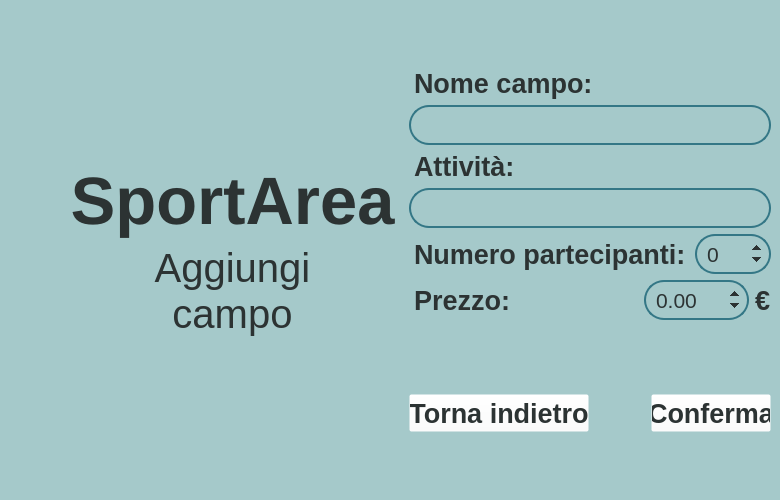
<?xml version="1.0" encoding="UTF-8"?>
<ui version="4.0">
 <class>MainWindow</class>
 <widget class="QMainWindow" name="MainWindow">
  <property name="geometry">
   <rect>
    <x>0</x>
    <y>0</y>
    <width>780</width>
    <height>500</height>
   </rect>
  </property>
  <property name="minimumSize">
   <size>
    <width>780</width>
    <height>500</height>
   </size>
  </property>
  <property name="windowTitle">
   <string>MainWindow</string>
  </property>
  <widget class="QWidget" name="centralwidget">
   <property name="minimumSize">
    <size>
     <width>780</width>
     <height>500</height>
    </size>
   </property>
   <layout class="QGridLayout" name="gridLayout">
    <property name="leftMargin">
     <number>0</number>
    </property>
    <property name="topMargin">
     <number>0</number>
    </property>
    <property name="rightMargin">
     <number>0</number>
    </property>
    <property name="bottomMargin">
     <number>0</number>
    </property>
    <item row="0" column="0">
     <widget class="QWidget" name="widget" native="true">
      <property name="minimumSize">
       <size>
        <width>780</width>
        <height>500</height>
       </size>
      </property>
      <property name="styleSheet">
       <string notr="true">background-color: rgb(165, 201, 202);</string>
      </property>
      <layout class="QHBoxLayout" name="horizontalLayout_7">
       <property name="leftMargin">
        <number>0</number>
       </property>
       <property name="topMargin">
        <number>0</number>
       </property>
       <property name="rightMargin">
        <number>0</number>
       </property>
       <property name="bottomMargin">
        <number>0</number>
       </property>
       <item>
        <spacer name="horizontalSpacer_13">
         <property name="orientation">
          <enum>Qt::Horizontal</enum>
         </property>
         <property name="sizeType">
          <enum>QSizePolicy::MinimumExpanding</enum>
         </property>
         <property name="sizeHint" stdset="0">
          <size>
           <width>70</width>
           <height>20</height>
          </size>
         </property>
        </spacer>
       </item>
       <item>
        <layout class="QVBoxLayout" name="verticalLayout_4">
         <item>
          <spacer name="verticalSpacer_3">
           <property name="orientation">
            <enum>Qt::Vertical</enum>
           </property>
           <property name="sizeHint" stdset="0">
            <size>
             <width>20</width>
             <height>40</height>
            </size>
           </property>
          </spacer>
         </item>
         <item>
          <layout class="QVBoxLayout" name="verticalLayout">
           <item>
            <widget class="QLabel" name="label_3">
             <property name="font">
              <font>
               <family>Arial</family>
               <pointsize>50</pointsize>
               <weight>75</weight>
               <bold>true</bold>
              </font>
             </property>
             <property name="styleSheet">
              <string notr="true">
color:rgb(44, 51, 51);</string>
             </property>
             <property name="text">
              <string>SportArea</string>
             </property>
             <property name="alignment">
              <set>Qt::AlignBottom|Qt::AlignHCenter</set>
             </property>
            </widget>
           </item>
           <item>
            <widget class="QLabel" name="label_4">
             <property name="font">
              <font>
               <family>Arial</family>
               <pointsize>30</pointsize>
              </font>
             </property>
             <property name="styleSheet">
              <string notr="true">
color:rgb(44, 51, 51);</string>
             </property>
             <property name="text">
              <string>Aggiungi 
campo</string>
             </property>
             <property name="alignment">
              <set>Qt::AlignHCenter|Qt::AlignTop</set>
             </property>
            </widget>
           </item>
          </layout>
         </item>
         <item>
          <spacer name="verticalSpacer_4">
           <property name="orientation">
            <enum>Qt::Vertical</enum>
           </property>
           <property name="sizeHint" stdset="0">
            <size>
             <width>20</width>
             <height>40</height>
            </size>
           </property>
          </spacer>
         </item>
        </layout>
       </item>
       <item>
        <spacer name="horizontalSpacer_12">
         <property name="orientation">
          <enum>Qt::Horizontal</enum>
         </property>
         <property name="sizeHint" stdset="0">
          <size>
           <width>44</width>
           <height>20</height>
          </size>
         </property>
        </spacer>
       </item>
       <item>
        <widget class="QWidget" name="widget_4" native="true">
         <layout class="QVBoxLayout" name="verticalLayout_3">
          <property name="leftMargin">
           <number>0</number>
          </property>
          <property name="topMargin">
           <number>0</number>
          </property>
          <property name="rightMargin">
           <number>0</number>
          </property>
          <property name="bottomMargin">
           <number>0</number>
          </property>
          <item>
           <spacer name="verticalSpacer_2">
            <property name="orientation">
             <enum>Qt::Vertical</enum>
            </property>
            <property name="sizeHint" stdset="0">
             <size>
              <width>20</width>
              <height>55</height>
             </size>
            </property>
           </spacer>
          </item>
          <item>
           <layout class="QHBoxLayout" name="horizontalLayout">
            <item>
             <spacer name="horizontalSpacer_6">
              <property name="orientation">
               <enum>Qt::Horizontal</enum>
              </property>
              <property name="sizeType">
               <enum>QSizePolicy::Fixed</enum>
              </property>
              <property name="sizeHint" stdset="0">
               <size>
                <width>5</width>
                <height>20</height>
               </size>
              </property>
             </spacer>
            </item>
            <item>
             <widget class="QLabel" name="label_17">
              <property name="font">
               <font>
                <family>Arial</family>
                <pointsize>20</pointsize>
                <weight>75</weight>
                <bold>true</bold>
               </font>
              </property>
              <property name="styleSheet">
               <string notr="true">

color:rgb(44, 51, 51);</string>
              </property>
              <property name="text">
               <string>Nome campo:</string>
              </property>
             </widget>
            </item>
            <item>
             <spacer name="horizontalSpacer_5">
              <property name="orientation">
               <enum>Qt::Horizontal</enum>
              </property>
              <property name="sizeHint" stdset="0">
               <size>
                <width>40</width>
                <height>20</height>
               </size>
              </property>
             </spacer>
            </item>
           </layout>
          </item>
          <item>
           <widget class="QLineEdit" name="lineEdit_nomeCampo">
            <property name="font">
             <font>
              <family>Arial</family>
              <pointsize>16</pointsize>
             </font>
            </property>
            <property name="styleSheet">
             <string notr="true">background-color: rgba(255, 255, 255, 0);
color: rgb(44, 51, 51);
border: 2px solid rgb(52, 119, 134);;
border-radius: 20px;
padding:8px;
height:20px;</string>
            </property>
           </widget>
          </item>
          <item>
           <layout class="QHBoxLayout" name="horizontalLayout_2">
            <item>
             <spacer name="horizontalSpacer_7">
              <property name="orientation">
               <enum>Qt::Horizontal</enum>
              </property>
              <property name="sizeType">
               <enum>QSizePolicy::Fixed</enum>
              </property>
              <property name="sizeHint" stdset="0">
               <size>
                <width>5</width>
                <height>20</height>
               </size>
              </property>
             </spacer>
            </item>
            <item>
             <widget class="QLabel" name="label_18">
              <property name="font">
               <font>
                <family>Arial</family>
                <pointsize>20</pointsize>
                <weight>75</weight>
                <bold>true</bold>
               </font>
              </property>
              <property name="styleSheet">
               <string notr="true">

color:rgb(44, 51, 51);</string>
              </property>
              <property name="text">
               <string>Attività:</string>
              </property>
             </widget>
            </item>
            <item>
             <spacer name="horizontalSpacer_4">
              <property name="orientation">
               <enum>Qt::Horizontal</enum>
              </property>
              <property name="sizeHint" stdset="0">
               <size>
                <width>40</width>
                <height>20</height>
               </size>
              </property>
             </spacer>
            </item>
           </layout>
          </item>
          <item>
           <widget class="QLineEdit" name="lineEdit_attivita">
            <property name="font">
             <font>
              <family>Arial</family>
              <pointsize>16</pointsize>
             </font>
            </property>
            <property name="styleSheet">
             <string notr="true">background-color: rgba(255, 255, 255, 0);
color: rgb(44, 51, 51);
border: 2px solid rgb(52, 119, 134);
border-radius: 20px;
padding:8px;
height:20px;</string>
            </property>
           </widget>
          </item>
          <item>
           <layout class="QHBoxLayout" name="horizontalLayout_3">
            <item>
             <spacer name="horizontalSpacer_8">
              <property name="orientation">
               <enum>Qt::Horizontal</enum>
              </property>
              <property name="sizeType">
               <enum>QSizePolicy::Minimum</enum>
              </property>
              <property name="sizeHint" stdset="0">
               <size>
                <width>5</width>
                <height>20</height>
               </size>
              </property>
             </spacer>
            </item>
            <item>
             <widget class="QLabel" name="label_19">
              <property name="font">
               <font>
                <family>Arial</family>
                <pointsize>20</pointsize>
                <weight>75</weight>
                <bold>true</bold>
               </font>
              </property>
              <property name="styleSheet">
               <string notr="true">

color:rgb(44, 51, 51);</string>
              </property>
              <property name="text">
               <string>Numero partecipanti:</string>
              </property>
             </widget>
            </item>
            <item>
             <spacer name="horizontalSpacer_10">
              <property name="orientation">
               <enum>Qt::Horizontal</enum>
              </property>
              <property name="sizeHint" stdset="0">
               <size>
                <width>40</width>
                <height>20</height>
               </size>
              </property>
             </spacer>
            </item>
            <item>
             <widget class="QSpinBox" name="spinBox_partecipanti">
              <property name="font">
               <font>
                <family>Arial</family>
                <pointsize>16</pointsize>
                <weight>50</weight>
                <bold>false</bold>
               </font>
              </property>
              <property name="styleSheet">
               <string notr="true">QSpinBox
{
border:2px solid rgb(52, 119, 134);
color:rgb(44, 51, 51);
background-color:rgba(255, 255, 255, 0);
border-bottom-color:;
gridline-color: rgb(255, 0, 0);
padding:8px;
border-radius: 20px;
height:20px;
}
QSpinBox:up-button
{
width: 15px; 
height: 15px;
padding:5px;
image: url(:/icons/icons/up-arrow.png);
}
QSpinBox:down-button
{
width: 15px; 
height: 15px;
padding:5px;
	image: url(:/icons/icons/down-arrow.png);
}

</string>
              </property>
             </widget>
            </item>
           </layout>
          </item>
          <item>
           <layout class="QHBoxLayout" name="horizontalLayout_4">
            <item>
             <spacer name="horizontalSpacer_9">
              <property name="orientation">
               <enum>Qt::Horizontal</enum>
              </property>
              <property name="sizeType">
               <enum>QSizePolicy::Minimum</enum>
              </property>
              <property name="sizeHint" stdset="0">
               <size>
                <width>5</width>
                <height>20</height>
               </size>
              </property>
             </spacer>
            </item>
            <item>
             <widget class="QLabel" name="label_26">
              <property name="font">
               <font>
                <family>Arial</family>
                <pointsize>20</pointsize>
                <weight>75</weight>
                <bold>true</bold>
               </font>
              </property>
              <property name="styleSheet">
               <string notr="true">color:rgb(44, 51, 51);</string>
              </property>
              <property name="text">
               <string>Prezzo: </string>
              </property>
             </widget>
            </item>
            <item>
             <spacer name="horizontalSpacer_3">
              <property name="orientation">
               <enum>Qt::Horizontal</enum>
              </property>
              <property name="sizeHint" stdset="0">
               <size>
                <width>40</width>
                <height>20</height>
               </size>
              </property>
             </spacer>
            </item>
            <item>
             <widget class="QDoubleSpinBox" name="doubleSpinBox_prezzo">
              <property name="font">
               <font>
                <family>Arial</family>
                <pointsize>16</pointsize>
               </font>
              </property>
              <property name="styleSheet">
               <string notr="true">QDoubleSpinBox
{
border:2px solid rgb(52, 119, 134);
color:rgb(44, 51, 51);
background-color:rgba(255, 255, 255, 0);
border-bottom-color:;
gridline-color: rgb(255, 0, 0);
padding:8px;
border-radius: 20px;
height:20px;
}
QDoubleSpinBox:up-button
{
width: 15px; 
height: 15px;
padding:5px;
image: url(:/icons/icons/up-arrow.png);
}
QDoubleSpinBox:down-button
{
width: 15px; 
height: 15px;
padding:5px;
image: url(:/icons/icons/down-arrow.png);
}

</string>
              </property>
             </widget>
            </item>
            <item>
             <widget class="QLabel" name="label">
              <property name="font">
               <font>
                <family>Arial</family>
                <pointsize>20</pointsize>
                <weight>75</weight>
                <bold>true</bold>
               </font>
              </property>
              <property name="styleSheet">
               <string notr="true">color:rgb(44, 51, 51);</string>
              </property>
              <property name="text">
               <string>€</string>
              </property>
             </widget>
            </item>
           </layout>
          </item>
          <item>
           <spacer name="verticalSpacer_5">
            <property name="orientation">
             <enum>Qt::Vertical</enum>
            </property>
            <property name="sizeHint" stdset="0">
             <size>
              <width>20</width>
              <height>40</height>
             </size>
            </property>
           </spacer>
          </item>
          <item>
           <layout class="QHBoxLayout" name="horizontalLayout_8">
            <item>
             <widget class="QPushButton" name="pushButton_back">
              <property name="minimumSize">
               <size>
                <width>180</width>
                <height>0</height>
               </size>
              </property>
              <property name="font">
               <font>
                <family>Arial</family>
                <pointsize>20</pointsize>
                <weight>75</weight>
                <bold>true</bold>
               </font>
              </property>
              <property name="styleSheet">
               <string notr="true">QPushButton
{

background-color: rgba(255, 255, 255, 0);
color:rgb(44, 51, 51);
height:30px;
width:55px;
}
QPushButton:hover
{
text-decoration: underline solid;
background-color: rgba(255, 255, 255, 0);
color: rgb(52, 119, 134);
height:30px;
width:55px;
}
QPushButton:pressed
{

color:rgb(44, 51, 51);
height:30px;
width:55px;
}

</string>
              </property>
              <property name="text">
               <string>Torna indietro</string>
              </property>
              <property name="icon">
               <iconset>
                <normaloff>icons/reply.png</normaloff>icons/reply.png</iconset>
              </property>
              <property name="iconSize">
               <size>
                <width>20</width>
                <height>20</height>
               </size>
              </property>
             </widget>
            </item>
            <item>
             <spacer name="horizontalSpacer_11">
              <property name="orientation">
               <enum>Qt::Horizontal</enum>
              </property>
              <property name="sizeHint" stdset="0">
               <size>
                <width>40</width>
                <height>20</height>
               </size>
              </property>
             </spacer>
            </item>
            <item>
             <widget class="QPushButton" name="pushButton_conferma">
              <property name="minimumSize">
               <size>
                <width>120</width>
                <height>0</height>
               </size>
              </property>
              <property name="font">
               <font>
                <family>Arial</family>
                <pointsize>20</pointsize>
                <weight>75</weight>
                <bold>true</bold>
               </font>
              </property>
              <property name="styleSheet">
               <string notr="true">QPushButton
{

background-color: rgba(255, 255, 255, 0);
color:rgb(44, 51, 51);
height:30px;
width:55px;
}
QPushButton:hover
{
text-decoration: underline solid;
background-color: rgba(255, 255, 255, 0);
color: rgb(52, 119, 134);
height:30px;
width:55px;
}
QPushButton:pressed
{

color:rgb(44, 51, 51);
height:30px;
width:55px;
}

</string>
              </property>
              <property name="text">
               <string>Conferma</string>
              </property>
              <property name="icon">
               <iconset>
                <normaloff>icons/confirm.png</normaloff>icons/confirm.png</iconset>
              </property>
              <property name="iconSize">
               <size>
                <width>20</width>
                <height>20</height>
               </size>
              </property>
             </widget>
            </item>
           </layout>
          </item>
          <item>
           <spacer name="verticalSpacer">
            <property name="orientation">
             <enum>Qt::Vertical</enum>
            </property>
            <property name="sizeType">
             <enum>QSizePolicy::MinimumExpanding</enum>
            </property>
            <property name="sizeHint" stdset="0">
             <size>
              <width>20</width>
              <height>55</height>
             </size>
            </property>
           </spacer>
          </item>
         </layout>
        </widget>
       </item>
       <item>
        <spacer name="horizontalSpacer_14">
         <property name="orientation">
          <enum>Qt::Horizontal</enum>
         </property>
         <property name="sizeHint" stdset="0">
          <size>
           <width>45</width>
           <height>20</height>
          </size>
         </property>
        </spacer>
       </item>
      </layout>
     </widget>
    </item>
   </layout>
  </widget>
 </widget>
 <resources>
  <include location="test.qrc"/>
 </resources>
 <connections/>
</ui>
